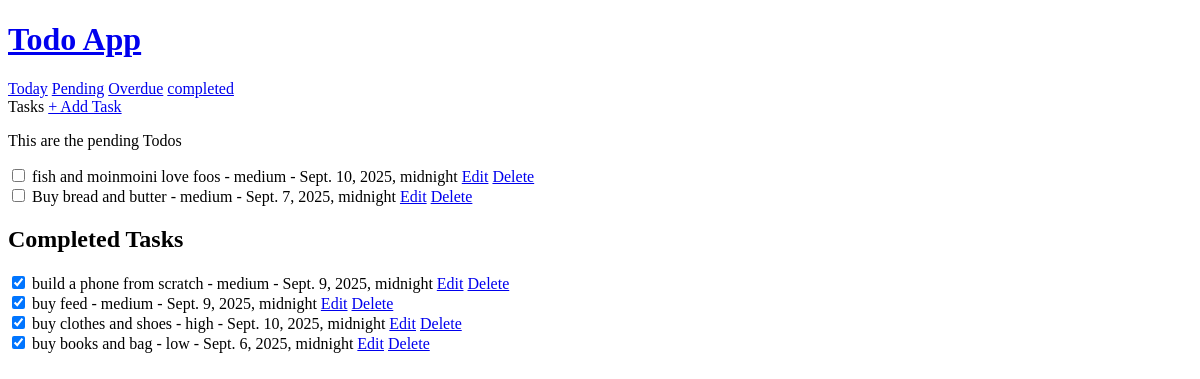
The page /pending/ on the database as committed earlier.
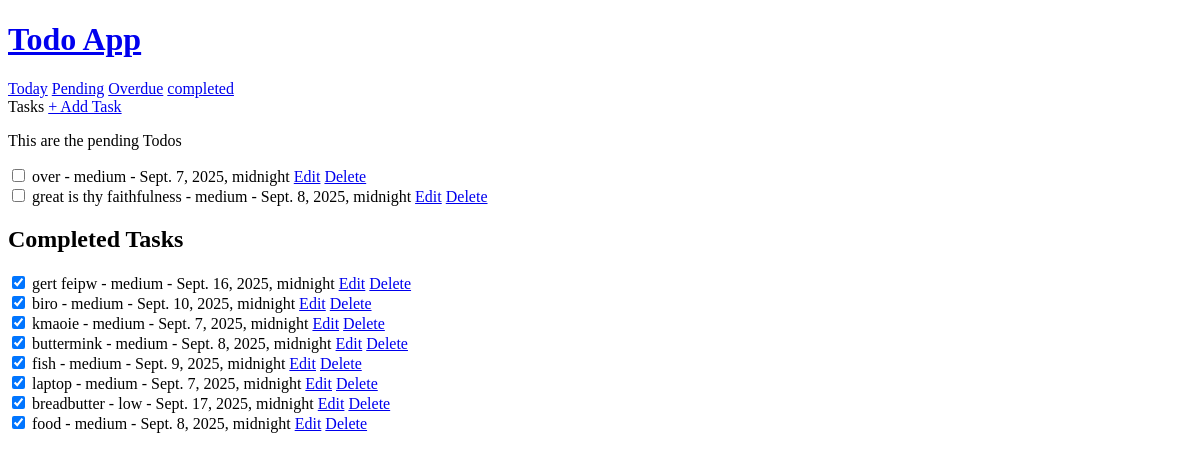
The same page on the database as committed later.
### todo/models.py (models this page shows, shortened)
class Task(models.Model):
    PRIORITY_CHOICES = [
        ('low', 'Low'),
        ('medium', 'Medium'),
        ('high', 'High'),
    ]
    title = models.CharField(max_length=255)
    comment = models.TextField(blank=True, null=True)
    priority = models.CharField(max_length=10, choices=PRIORITY_CHOICES, default='medium')
    deadline = models.DateTimeField(blank=True, null=True)
    completed = models.BooleanField(default=False)  # ✅ mark if task is done
    created_at = models.DateTimeField(auto_now_add=True)
    updated_at = models.DateTimeField(auto_now=True)
    class Meta:
        ordering = ['-updated_at', '-created_at']

### todo/views.py (the view)
# urls.py: path('pending/', views.pendingTask, name='pending'),
def pendingTask(request):
    now = timezone.now()
    tasks = Task.objects.filter( completed=False)
    completed_tasks = Task.objects.filter(completed=True)
    context ={
        "tasks": tasks,
        'completed_tasks': completed_tasks
    }
    return render(request, 'todo/pending.html', context)

### todo/templates/todo/pending.html (shortened to what this page needs)
{% extends 'main.html' %} {% block content %}
<!DOCTYPE html>
<html lang="en">
  <head>
  </head>
  <body>
    <p>This are the pending Todos</p>
    {% for task in tasks %}
    <form method="post" action="{% url 'toggle_task' task.pk %}">
      <input
        type="checkbox"
        onchange="this.form.submit()"
        {%
        if
        task.completed
        %}checked{%
        endif
        %}
      />
      {{ task.title }} - {{ task.priority }} - {{ task.deadline }}
      <a href="{% url 'edit-task' task.pk %}">Edit</a>
      <a href="{% url 'delete-task' task.pk %}">Delete</a>
    </form>
    {% empty %}
    <p>No tasks yet.</p>
    {% endfor %}
    <h2>Completed Tasks</h2>
    {% include 'todo/completed_list.html' with tasks=completed_tasks %}
  </body>
</html>
{% endblock %}

### todo/templates/todo/completed_list.html (shortened to what this page needs)
{% for task in tasks %}
<form method="POST" action="{% url 'toggle_task' task.pk %}">
  <input
    type="checkbox"
    name="completed"
    onchange="this.form.submit()"
    checked
  />
  {{ task.title }} - {{ task.priority }} - {{ task.deadline }}
  <a href="{% url 'edit-task' task.pk %}">Edit</a>
  <a href="{% url 'delete-task' task.pk %}">Delete</a>
</form>
{% empty %}
<p>No completed tasks yet.</p>
{% endfor %}

Rows that differ between the two databases and show on the page:
removed Task: title "fish and moinmoini love foos", priority "medium", deadline "Sept. 10, 2025, midnight", shown under "Todo App"
removed Task: title "Buy bread and butter", priority "medium", deadline "Sept. 7, 2025, midnight", shown under "Todo App"
removed Task: title "build a phone from scratch", priority "medium", deadline "Sept. 9, 2025, midnight", shown under "Completed Tasks"
removed Task: title "buy feed", priority "medium", deadline "Sept. 9, 2025, midnight", shown under "Completed Tasks"
removed Task: title "buy clothes and shoes", priority "high", deadline "Sept. 10, 2025, midnight", shown under "Completed Tasks"
removed Task: title "buy books and bag", priority "low", deadline "Sept. 6, 2025, midnight", shown under "Completed Tasks"
added Task: title "over", priority "medium", deadline "Sept. 7, 2025, midnight", shown under "Todo App"
added Task: title "great is thy faithfulness", priority "medium", deadline "Sept. 8, 2025, midnight", shown under "Todo App"
added Task: title "gert feipw", priority "medium", deadline "Sept. 16, 2025, midnight", shown under "Completed Tasks"
added Task: title "biro", priority "medium", deadline "Sept. 10, 2025, midnight", shown under "Completed Tasks"
added Task: title "kmaoie", priority "medium", deadline "Sept. 7, 2025, midnight", shown under "Completed Tasks"
added Task: title "buttermink", priority "medium", deadline "Sept. 8, 2025, midnight", shown under "Completed Tasks"
added Task: title "fish", priority "medium", deadline "Sept. 9, 2025, midnight", shown under "Completed Tasks"
added Task: title "laptop", priority "medium", deadline "Sept. 7, 2025, midnight", shown under "Completed Tasks"
added Task: title "breadbutter", priority "low", deadline "Sept. 17, 2025, midnight", shown under "Completed Tasks"
added Task: title "food", priority "medium", deadline "Sept. 8, 2025, midnight", shown under "Completed Tasks"
